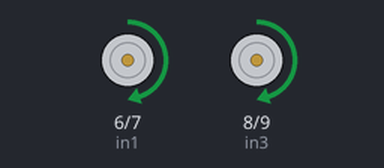
The sketch below on a simulated Arduino Uno, built with avr-gcc and run on an emulated ATmega328P. Shown: motor-driver pin pairs drawn as motors (green arrow = first pin HIGH = forward, orange = second pin HIGH = backward, longer = more drive, scaled by the enable pin).

Above: at 0.1 s.
At 4.1 s:
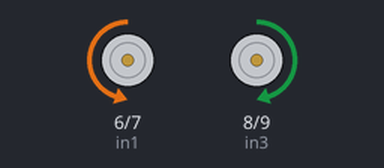
At 6.1 s:
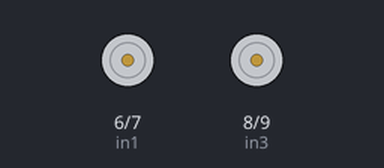
Timing chart, 0 to 7.6 s (numbered marks = the images above):
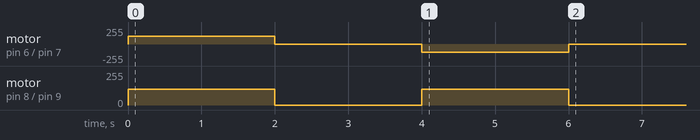

The sketch:

drive_test.ino
```cpp
int ena = 10;
int in1 = 6;
int in2 = 7;
int in3 = 8;
int in4 = 9;
int enb = 5;

void setup() {
  // put your setup code here, to run once:

  pinMode(ena, OUTPUT);
  pinMode(in1, OUTPUT);
  pinMode(in2, OUTPUT);
  pinMode(in3, OUTPUT);
  pinMode(in4, OUTPUT);

  digitalWrite(in1, HIGH);
  digitalWrite(in2, LOW);
  digitalWrite(in3, HIGH);
  digitalWrite(in4, LOW);
  analogWrite(ena, 120);
  analogWrite(enb, 120);
  delay(2000);

  digitalWrite(in1, LOW);
  digitalWrite(in2, LOW);
  digitalWrite(in3, LOW);
  digitalWrite(in4, LOW);
  delay(2000);

  digitalWrite(in1, LOW);
  digitalWrite(in2, HIGH);
  digitalWrite(in3, HIGH);
  digitalWrite(in4, LOW);
  analogWrite(ena, 120);
  analogWrite(enb, 120);
  delay(2000);

  digitalWrite(in1, LOW);
  digitalWrite(in2, LOW);
  digitalWrite(in3, LOW);
  digitalWrite(in4, LOW);
  delay(2000);


}

void loop() {
  // put your main code here, to run repeatedly:

}
```
